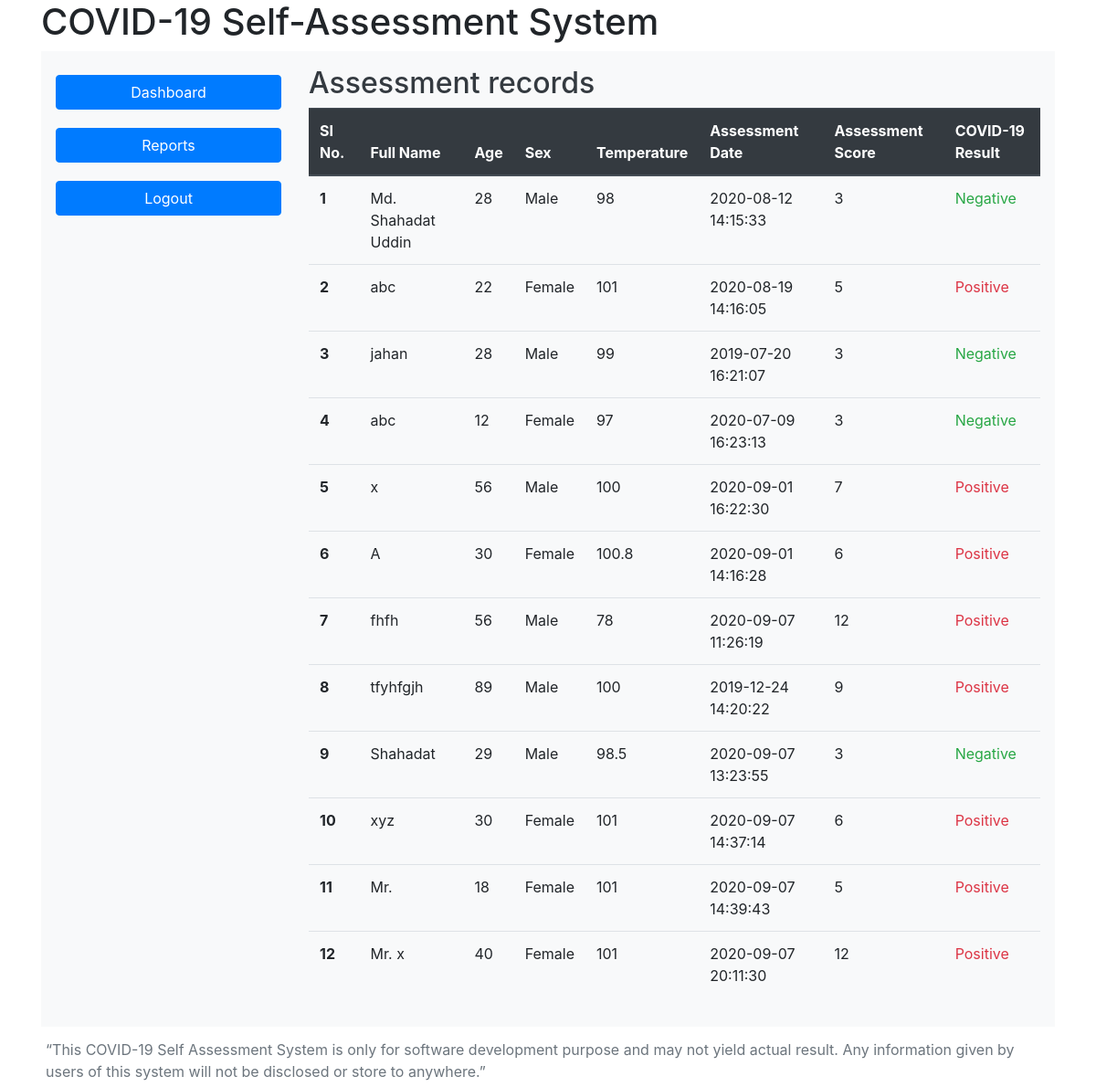
Before: /result.php (signed in) with the older database file.
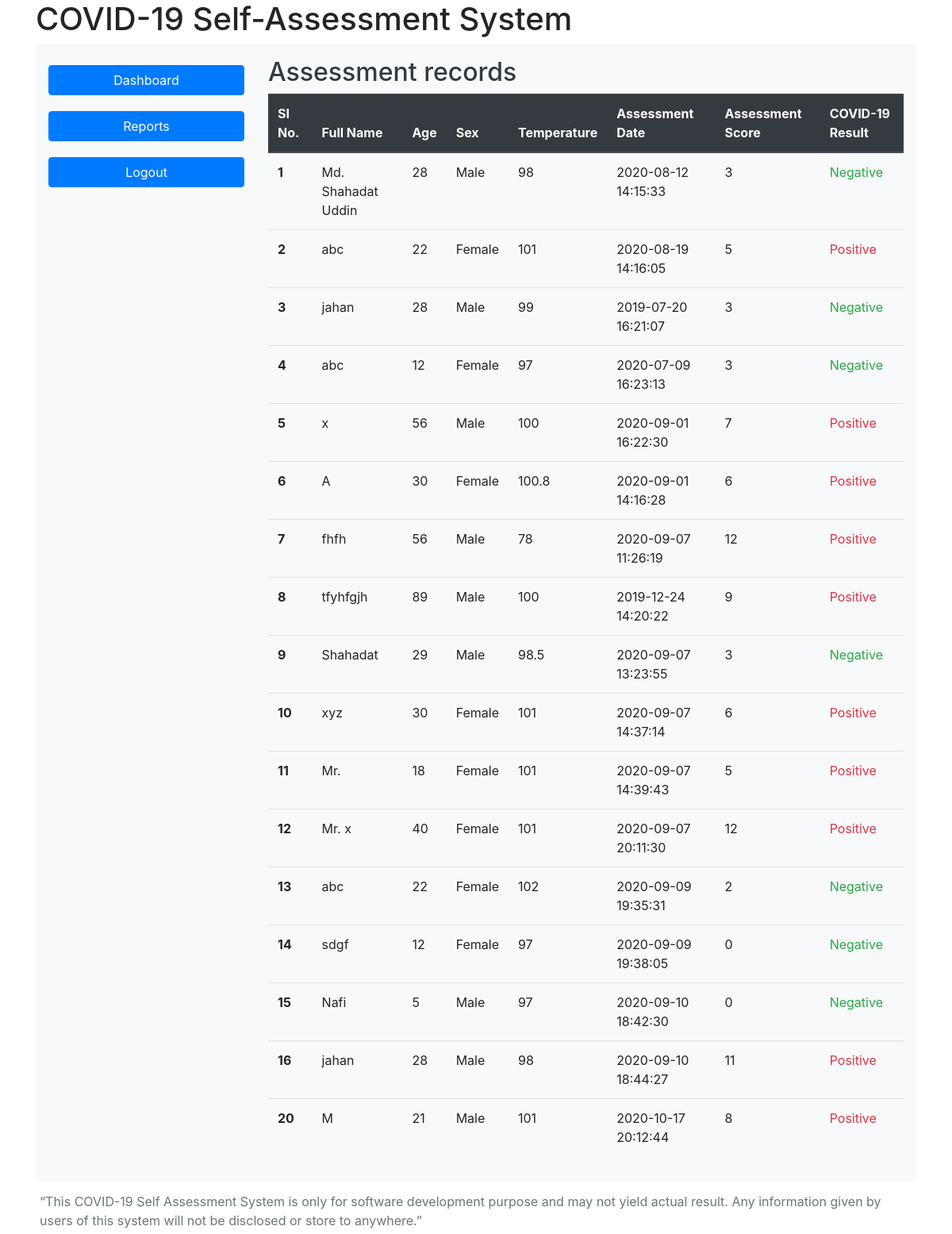
After: the same page with the newer database file.
### tables this page shows
CREATE TABLE `survey` (
  `id` int(11) NOT NULL,
  `name` varchar(50) NOT NULL,
  `age` int(3) NOT NULL,
  `sex` varchar(10) NOT NULL,
  `temp` float NOT NULL,
  `house` varchar(10) NOT NULL,
  `road` varchar(20) NOT NULL,
  `thana` varchar(20) NOT NULL,
  `district` varchar(20) NOT NULL,
  `date` timestamp NOT NULL DEFAULT current_timestamp(),
  `score` int(3) NOT NULL
);

### database.php (called while the page is built, shortened)
<?php
$server = "localhost";
$db_name = "covid-19";
$db_user = "root";
$db_pass = "";
$conn = new mysqli($server, $db_user, $db_pass, $db_name);
function report()
{
    global $conn;
    $sql = "SELECT * FROM survey ";
    $result = $conn->query($sql);
    if ($result->num_rows > 0) {
        return $result;
    } else {
        return false;
    }
}

### result.php (the view, shortened to what this page needs)
<?php
require("header.php");
?>
<div class="p-3 mb-2 bg-light text-dark">
    <div class="row">
        <div class="col-3">
            <?php require("nav.php"); ?>
        </div>
        <div class="col-9">
            <?php
            $result = report();
            echo '<div class="table-responsive"><h2>Assessment records</h2><table class="table" ><thead class="thead-dark"><tr><th scope="col">SI No.</th><th scope="col">Full Name</th>
            <th scope="col">Age</th><th>Sex</th><th scope="col">Temperature</th><th scope="col">Assessment Date</th>
            <th scope="col">Assessment Score</th><th scope="col">COVID-19 Result</th></tr></thead><tbody>';
            while ($row = $result->fetch_assoc()) {
                if ($row['score'] < 5) {
                    $report = "<span class='text-success'>Negative</span>";
                } else {
                    $report = "<span class='text-danger'>Positive</span>";
                }
                echo '<tr><th scope="row">' . $row['id'] . '</th><td>' . $row['name'] . '</td><td>' . $row['age'] . '</td><td>' . $row['sex'] . '</td>
            <td>' . $row['temp'] . '</td><td>' . $row['date'] . '</td><td>' . $row['score'] . '</td>
            <td>' . $report . '</td></tr>';
            }
            echo '</tbody></table></div>';
            ?>
        </div>
    </div>
</div>
<?php require_once("footer.php"); ?>

### header.php (shortened to what this page needs)
<?php
require("database.php");
$site_url = "http://localhost/covid-19/"; ?>
<!DOCTYPE html>
<html>
<head>
    <link rel="stylesheet" href="style.css">
    <link rel="stylesheet" href="https://stackpath.bootstrapcdn.com/bootstrap/4.5.2/css/bootstrap.min.css">
</head>
<body>
    <div class="container">
        <h1>COVID-19 Self-Assessment System</h1>

### nav.php
<nav class="nav flex-column">
    <a class="btn btn-primary btn2" href="result.php" role="button">Dashboard</a>
    <a class="btn btn-primary btn2" href="report.php" role="button">Reports</a>
    <a class="btn btn-primary btn2" href="logout.php" role="button">Logout</a>
</nav>

### footer.php
<footer class="text-secondary">
    “This COVID-19 Self Assessment System is only for software development purpose and may not yield actual result.
    Any information given by users of this system will not be disclosed or store to anywhere.”
</footer>
</div>
</body>
</html>

### style.css (style rules this page uses)
footer { padding: 5px; }
.btn2 { margin: 10px 0; display: block !important; }

Changed rows visible on the page:
added survey: id "13", name "abc", age "22", sex "Female", temp "102", date "2020-09-09 19:35:31", score "2", shows "Negative"
added survey: id "14", name "sdgf", age "12", sex "Female", temp "97", date "2020-09-09 19:38:05", score "0", shows "Negative"
added survey: id "15", name "Nafi", age "5", sex "Male", temp "97", date "2020-09-10 18:42:30", score "0", shows "Negative"
added survey: id "16", name "jahan", age "28", sex "Male", temp "98", date "2020-09-10 18:44:27", score "11", shows "Positive"
added survey: id "20", name "M", age "21", sex "Male", temp "101", date "2020-10-17 20:12:44", score "8", shows "Positive"
